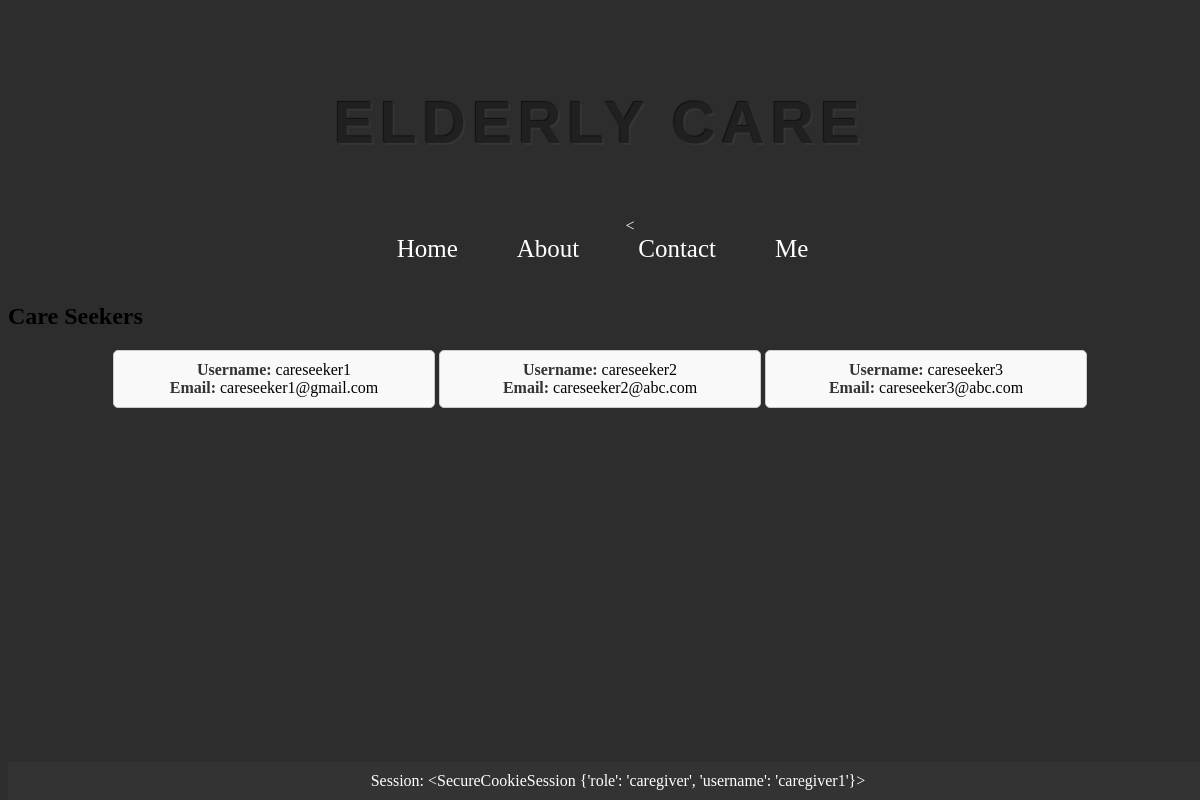
The page /caregiver_dashboard (signed in) on the database its author committed.
### app/models.py (models this page shows, shortened)
class Users(db.Model, UserMixin):
    __tablename__ = 'users'
    id = db.Column(db.Integer, primary_key=True)
    username = db.Column(db.String(50), unique=True, nullable=False)
    email = db.Column(db.String(120), unique=True, nullable=False)
    password = db.Column(db.String(255), nullable=False)
    location = db.Column(db.String(60), nullable=False)
    phone_number = db.Column(db.String(20), nullable=False)
    role = db.Column(db.String(15), nullable=False)
    age = db.Column(db.Integer)
    experience = db.Column(db.Integer)
    references = db.Column(ChoiceType([('Yes', 'yes'), ('No', 'no'), ('N/A', 'n/a')]))
    availability = db.Column(ChoiceType([('Full-Time', 'FT'), ('Part-Time', 'PT')]))
    languages_spoken = db.Column(db.String(100))
    background_check = db.Column(db.Boolean)
    additional_notes = db.Column(db.Text)
    type_of_care_needed = db.Column(db.String(100))
    monthly_budget = db.Column(db.Integer)
    availability_needed = db.Column(ChoiceType([('Full-Time', 'FT'), ('Part-Time', 'PT')]))
    preferred_qualifications = db.Column(db.String(100))
    medical_conditions = db.Column(db.String(100))

### app/routes.py (the view)
@auth_blueprint.route('/caregiver_dashboard')
def caregiver_dashboard():
    print('User authenticated before @login_required:', current_user.is_authenticated)
    print("Session:", session)
    if session.get('role') == 'caregiver':
        care_seekers = Users.query.filter_by(role='care_seeker').all()
        return render_template('caregiver_dashboard.html', care_seekers=care_seekers)
    else:
        flash('Access denied. Log in as careseeker', 'error')
        return redirect(url_for('home.homepage'))

### app/templates/caregiver_dashboard.html (shortened to what this page needs)
{% extends 'base.html' %}
{% block content %}
    <h2>Care Seekers</h2>
    <div class="care-seekers-container">
        {% for care_seeker in care_seekers %}
            <div class="care-seeker-box">
                <strong>Username:</strong> {{ care_seeker.username }}<br>
                <strong>Email:</strong> {{ care_seeker.email }}<br>
            </div>
        {% endfor %}
    </div>
{% endblock %}

### app/templates/base.html (style rules this page uses)
body { background-color: #2d2d2d; }

### app/templates/caregiver_dashboard.html (style rules this page uses)
.care-seekers-container { text-align: center; margin-top: 20px; }
.care-seeker-box { border: 1px solid #ccc; border-radius: 5px; padding: 10px; margin-bottom: 10px; width: 300px; background-color: #f9f9f9; display: inline-block; vertical-align: top; }
.care-seeker-box strong { color: #333; }

### rows shown on the page
Users: username "careseeker1", email "careseeker1@gmail.com"
Users: username "careseeker2", email "careseeker2@abc.com"
Users: username "careseeker3", email "careseeker3@abc.com"

### other values the page prints
{{ session }} "<SecureCookieSession {'role': 'caregiver', 'username': 'caregiver1'}>"
